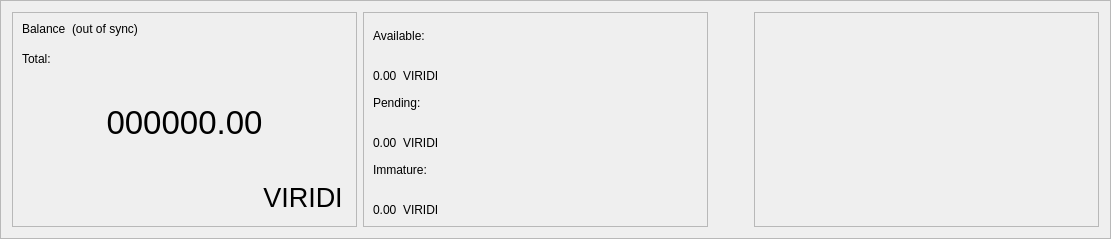
      <widget class="QFrame" name="frame_blue">
       <property name="enabled">
        <bool>true</bool>
       </property>
       <property name="sizePolicy">
        <sizepolicy hsizetype="Preferred" vsizetype="Preferred">
         <horstretch>0</horstretch>
         <verstretch>0</verstretch>
        </sizepolicy>
       </property>
       <property name="minimumSize">
        <size>
         <width>1065</width>
         <height>220</height>
        </size>
       </property>
       <property name="maximumSize">
        <size>
         <width>16777215</width>
         <height>16777215</height>
        </size>
       </property>
       <property name="sizeIncrement">
        <size>
         <width>0</width>
         <height>0</height>
        </size>
       </property>
       <property name="baseSize">
        <size>
         <width>0</width>
         <height>500</height>
        </size>
       </property>
       <property name="frameShape">
        <enum>QFrame::StyledPanel</enum>
       </property>
       <property name="frameShadow">
        <enum>QFrame::Raised</enum>
       </property>
       <layout class="QHBoxLayout" name="horizontalLayout">
        <item>
         <widget class="QFrame" name="frame_blue_1">
          <property name="minimumSize">
           <size>
            <width>345</width>
            <height>200</height>
           </size>
          </property>
          <property name="maximumSize">
           <size>
            <width>16777215</width>
            <height>16777215</height>
           </size>
          </property>
          <property name="frameShape">
           <enum>QFrame::StyledPanel</enum>
          </property>
          <property name="frameShadow">
           <enum>QFrame::Raised</enum>
          </property>
          <layout class="QHBoxLayout" name="horizontalLayout_2">
           <item>
            <layout class="QVBoxLayout" name="verticalLayout">
             <item>
              <layout class="QHBoxLayout" name="horizontalLayout_3">
               <property name="spacing">
                <number>6</number>
               </property>
               <property name="sizeConstraint">
                <enum>QLayout::SetFixedSize</enum>
               </property>
               <item>
                <widget class="QLabel" name="label_5">
                 <property name="minimumSize">
                  <size>
                   <width>0</width>
                   <height>24</height>
                  </size>
                 </property>
                 <property name="maximumSize">
                  <size>
                   <width>16777215</width>
                   <height>24</height>
                  </size>
                 </property>
                 <property name="text">
                  <string>Balance</string>
                 </property>
                 <property name="alignment">
                  <set>Qt::AlignLeading|Qt::AlignLeft|Qt::AlignTop</set>
                 </property>
                </widget>
               </item>
               <item>
                <widget class="QLabel" name="labelWalletStatus">
                 <property name="minimumSize">
                  <size>
                   <width>0</width>
                   <height>24</height>
                  </size>
                 </property>
                 <property name="maximumSize">
                  <size>
                   <width>16777215</width>
                   <height>24</height>
                  </size>
                 </property>
                 <property name="text">
                  <string>(out of sync)</string>
                 </property>
                 <property name="alignment">
                  <set>Qt::AlignLeading|Qt::AlignLeft|Qt::AlignTop</set>
                 </property>
                </widget>
               </item>
               <item>
                <spacer name="horizontalSpacer">
                 <property name="orientation">
                  <enum>Qt::Horizontal</enum>
                 </property>
                 <property name="sizeHint" stdset="0">
                  <size>
                   <width>40</width>
                   <height>20</height>
                  </size>
                 </property>
                </spacer>
               </item>
              </layout>
             </item>
             <item>
              <widget class="QLabel" name="labelTotalText">
               <property name="maximumSize">
                <size>
                 <width>16777215</width>
                 <height>15</height>
                </size>
               </property>
               <property name="text">
                <string>Total:</string>
               </property>
              </widget>
             </item>
             <item>
              <widget class="QLabel" name="labelTotal">
               <property name="sizePolicy">
                <sizepolicy hsizetype="Preferred" vsizetype="Preferred">
                 <horstretch>0</horstretch>
                 <verstretch>0</verstretch>
                </sizepolicy>
               </property>
               <property name="minimumSize">
                <size>
                 <width>0</width>
                 <height>100</height>
                </size>
               </property>
               <property name="maximumSize">
                <size>
                 <width>16777215</width>
                 <height>100</height>
                </size>
               </property>
               <property name="font">
                <font>
                 <pointsize>25</pointsize>
                 <weight>50</weight>
                 <bold>false</bold>
                </font>
               </property>
               <property name="mouseTracking">
                <bool>false</bool>
               </property>
               <property name="text">
                <string>000000.00</string>
               </property>
               <property name="alignment">
                <set>Qt::AlignCenter</set>
               </property>
              </widget>
             </item>
             <item>
              <layout class="QHBoxLayout" name="horizontalLayout_11">
               <item>
                <spacer name="horizontalSpacer_8">
                 <property name="orientation">
                  <enum>Qt::Horizontal</enum>
                 </property>
                 <property name="sizeHint" stdset="0">
                  <size>
                   <width>40</width>
                   <height>20</height>
                  </size>
                 </property>
                </spacer>
               </item>
               <item>
                <widget class="QPushButton" name="blabel_XDNA">
                 <property name="font">
                  <font>
                   <pointsize>20</pointsize>
                   <italic>false</italic>
                   <kerning>true</kerning>
                  </font>
                 </property>
                 <property name="cursor">
                  <cursorShape>PointingHandCursor</cursorShape>
                 </property>
                 <property name="text">
                  <string>VIRIDI</string>
                 </property>
                 <property name="flat">
                  <bool>true</bool>
                 </property>
                </widget>
               </item>
              </layout>
             </item>
            </layout>
           </item>
          </layout>
         </widget>
        </item>
        <item>
         <widget class="QFrame" name="frame_blue_2">
          <property name="minimumSize">
           <size>
            <width>345</width>
            <height>200</height>
           </size>
          </property>
          <property name="maximumSize">
           <size>
            <width>16777215</width>
            <height>16777215</height>
           </size>
          </property>
          <property name="frameShape">
           <enum>QFrame::StyledPanel</enum>
          </property>
          <property name="frameShadow">
           <enum>QFrame::Raised</enum>
          </property>
          <layout class="QVBoxLayout" name="verticalLayout_3">
           <item>
            <layout class="QVBoxLayout" name="verticalLayout_2">
             <item>
              <widget class="QLabel" name="labelBalanceText">
               <property name="text">
                <string>Available:</string>
               </property>
              </widget>
             </item>
             <item>
              <layout class="QHBoxLayout" name="horizontalLayout_4">
               <item>
                <widget class="QLabel" name="labelBalance">
                 <property name="text">
                  <string>0.00</string>
                 </property>
                 <property name="alignment">
                  <set>Qt::AlignBottom|Qt::AlignLeading|Qt::AlignLeft</set>
                 </property>
                </widget>
               </item>
               <item>
                <widget class="QLabel" name="label_XDNA2">
                 <property name="text">
                  <string>VIRIDI</string>
                 </property>
                 <property name="alignment">
                  <set>Qt::AlignBottom|Qt::AlignLeading|Qt::AlignLeft</set>
                 </property>
                </widget>
               </item>
               <item>
                <spacer name="horizontalSpacer_3">
                 <property name="orientation">
                  <enum>Qt::Horizontal</enum>
                 </property>
                 <property name="sizeHint" stdset="0">
                  <size>
                   <width>40</width>
                   <height>20</height>
                  </size>
                 </property>
                </spacer>
               </item>
              </layout>
             </item>
             <item>
              <widget class="QLabel" name="labelPendingText">
               <property name="text">
                <string>Pending:</string>
               </property>
              </widget>
             </item>
             <item>
              <layout class="QHBoxLayout" name="horizontalLayout_5">
               <item>
                <widget class="QLabel" name="labelUnconfirmed">
                 <property name="text">
                  <string>0.00</string>
                 </property>
                 <property name="alignment">
                  <set>Qt::AlignBottom|Qt::AlignLeading|Qt::AlignLeft</set>
                 </property>
                </widget>
               </item>
               <item>
                <widget class="QLabel" name="label_XDNA3">
                 <property name="text">
                  <string>VIRIDI</string>
                 </property>
                 <property name="alignment">
                  <set>Qt::AlignBottom|Qt::AlignLeading|Qt::AlignLeft</set>
                 </property>
                </widget>
               </item>
               <item>
                <spacer name="horizontalSpacer_4">
                 <property name="orientation">
                  <enum>Qt::Horizontal</enum>
                 </property>
                 <property name="sizeHint" stdset="0">
                  <size>
                   <width>40</width>
                   <height>20</height>
                  </size>
                 </property>
                </spacer>
               </item>
              </layout>
             </item>
             <item>
              <widget class="QLabel" name="labelImmatureText">
               <property name="text">
                <string>Immature:</string>
               </property>
              </widget>
             </item>
             <item>
              <layout class="QHBoxLayout" name="horizontalLayout_6">
               <item>
                <widget class="QLabel" name="labelImmature">
                 <property name="text">
                  <string>0.00</string>
                 </property>
                 <property name="alignment">
                  <set>Qt::AlignBottom|Qt::AlignLeading|Qt::AlignLeft</set>
                 </property>
                </widget>
               </item>
               <item>
                <widget class="QLabel" name="label_XDNA4">
                 <property name="text">
                  <string>VIRIDI</string>
                 </property>
                 <property name="alignment">
                  <set>Qt::AlignBottom|Qt::AlignLeading|Qt::AlignLeft</set>
                 </property>
                </widget>
               </item>
               <item>
                <spacer name="horizontalSpacer_5">
                 <property name="orientation">
                  <enum>Qt::Horizontal</enum>
                 </property>
                 <property name="sizeHint" stdset="0">
                  <size>
                   <width>40</width>
                   <height>20</height>
                  </size>
                 </property>
                </spacer>
               </item>
              </layout>
             </item>
            </layout>
           </item>
          </layout>
         </widget>
        </item>
        <item>
         <spacer name="horizontalSpacer_9">
          <property name="orientation">
           <enum>Qt::Horizontal</enum>
          </property>
          <property name="sizeHint" stdset="0">
           <size>
            <width>40</width>
            <height>20</height>
           </size>
          </property>
         </spacer>
        </item>
        <item>
         <widget class="QFrame" name="frame_blue_3">
          <property name="minimumSize">
           <size>
            <width>345</width>
            <height>200</height>
           </size>
          </property>
          <property name="maximumSize">
           <size>
            <width>16777215</width>
            <height>16777215</height>
           </size>
          </property>
          <property name="frameShape">
           <enum>QFrame::StyledPanel</enum>
          </property>
          <property name="frameShadow">
           <enum>QFrame::Raised</enum>
          </property>
          <layout class="QVBoxLayout" name="verticalLayout_5">
           <item>
            <layout class="QVBoxLayout" name="verticalLayout_4"/>
           </item>
          </layout>
         </widget>
        </item>
       </layout>
      </widget>
